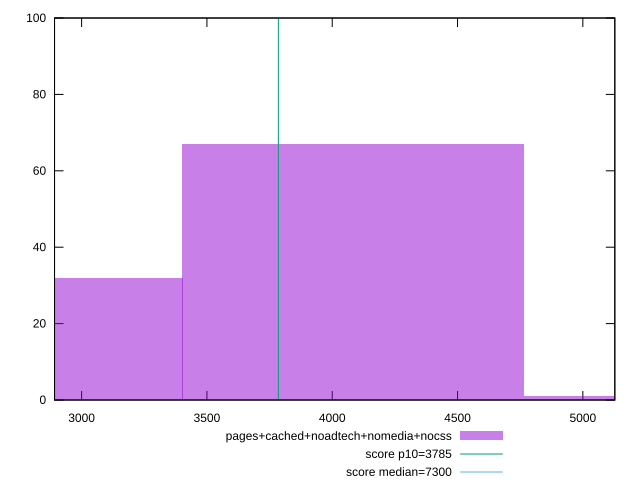

Generate this figure with gnuplot:
reset

$pagesCachedNoadtechNomediaNocss <<EOF
5444.084601246527 1
2722.0423006232636 32
4083.0634509348956 67
EOF

set key outside below
set boxwidth 1361.0211503116318
set xrange [2891.93275:5127.5520000000015]
set yrange [0:100]
set trange [0:100]
set style fill transparent solid 0.5 noborder

set parametric
set terminal svg size 640, 490 enhanced background rgb 'white'
set output "report_00017_2021-02-10T15-08-03.406Z/interactive/comparison/histogram/4_vs_5.svg"

plot $pagesCachedNoadtechNomediaNocss title "pages+cached+noadtech+nomedia+nocss" with boxes, \
     3785,t title "score p10=3785", \
     7300,t title "score median=7300"

reset
